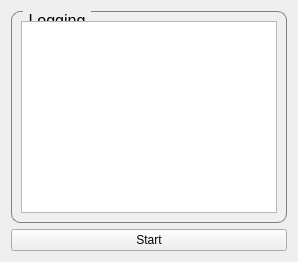
      <widget class="QWidget" name="tab_planning">
       <attribute name="title">
        <string>Planning</string>
       </attribute>
       <layout class="QVBoxLayout" name="verticalLayout_8">
        <item>
         <widget class="QGroupBox" name="groupBox_5">
          <property name="styleSheet">
           <string notr="true">QGroupBox {
border: 1px solid gray;
border-radius: 9px;
margin-top: 0.5em;
font-size: 16px
}
QGroupBox::title {
subcontrol-origin: margin;
left: 12px;
padding: 0 3px 0 3px;
}
</string>
          </property>
          <property name="title">
           <string>Logging</string>
          </property>
          <layout class="QHBoxLayout" name="horizontalLayout_10">
           <item>
            <widget class="QListView" name="listView_pathPlanning">
             <property name="minimumSize">
              <size>
               <width>0</width>
               <height>0</height>
              </size>
             </property>
             <property name="toolTip">
              <string/>
             </property>
            </widget>
           </item>
          </layout>
         </widget>
        </item>
        <item>
         <widget class="QPushButton" name="pushButton_pathPlanning">
          <property name="minimumSize">
           <size>
            <width>0</width>
            <height>0</height>
           </size>
          </property>
          <property name="styleSheet">
           <string notr="true">font: 14pt &quot;Sans Serif&quot;;</string>
          </property>
          <property name="text">
           <string>Start</string>
          </property>
          <property name="checkable">
           <bool>true</bool>
          </property>
         </widget>
        </item>
       </layout>
      </widget>
